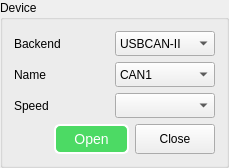
    <widget class="QGroupBox" name="groupBox_10">
     <property name="sizePolicy">
      <sizepolicy hsizetype="Preferred" vsizetype="Minimum">
       <horstretch>0</horstretch>
       <verstretch>0</verstretch>
      </sizepolicy>
     </property>
     <property name="minimumSize">
      <size>
       <width>0</width>
       <height>0</height>
      </size>
     </property>
     <property name="maximumSize">
      <size>
       <width>16777215</width>
       <height>169</height>
      </size>
     </property>
     <property name="title">
      <string>Device</string>
     </property>
     <layout class="QGridLayout" name="gridLayout_7">
      <item row="0" column="0">
       <layout class="QGridLayout" name="gridLayout_6">
        <item row="0" column="0">
         <widget class="QLabel" name="errorFilterLabel_2">
          <property name="text">
           <string>Backend</string>
          </property>
         </widget>
        </item>
        <item row="0" column="1">
         <widget class="QComboBox" name="backend_comB">
          <property name="minimumSize">
           <size>
            <width>100</width>
            <height>25</height>
           </size>
          </property>
          <property name="maximumSize">
           <size>
            <width>100</width>
            <height>25</height>
           </size>
          </property>
          <item>
           <property name="text">
            <string>USBCAN-II</string>
           </property>
          </item>
         </widget>
        </item>
        <item row="1" column="0">
         <widget class="QLabel" name="errorFilterLabel_3">
          <property name="text">
           <string>Name</string>
          </property>
         </widget>
        </item>
        <item row="2" column="0">
         <widget class="QLabel" name="speedLabel">
          <property name="text">
           <string>Speed</string>
          </property>
         </widget>
        </item>
        <item row="2" column="1">
         <widget class="QComboBox" name="speed_comB">
          <property name="minimumSize">
           <size>
            <width>100</width>
            <height>25</height>
           </size>
          </property>
          <property name="maximumSize">
           <size>
            <width>100</width>
            <height>25</height>
           </size>
          </property>
         </widget>
        </item>
        <item row="1" column="1">
         <widget class="QComboBox" name="backend_comB_2">
          <property name="minimumSize">
           <size>
            <width>100</width>
            <height>25</height>
           </size>
          </property>
          <property name="maximumSize">
           <size>
            <width>100</width>
            <height>25</height>
           </size>
          </property>
          <item>
           <property name="text">
            <string>CAN1</string>
           </property>
          </item>
          <item>
           <property name="text">
            <string>CAN2</string>
           </property>
          </item>
         </widget>
        </item>
       </layout>
      </item>
      <item row="1" column="0">
       <layout class="QHBoxLayout" name="horizontalLayout_2">
        <item>
         <spacer name="horizontalSpacer_7">
          <property name="orientation">
           <enum>Qt::Horizontal</enum>
          </property>
          <property name="sizeHint" stdset="0">
           <size>
            <width>40</width>
            <height>20</height>
           </size>
          </property>
         </spacer>
        </item>
        <item>
         <widget class="QPushButton" name="pushButton_Open">
          <property name="sizePolicy">
           <sizepolicy hsizetype="Minimum" vsizetype="Fixed">
            <horstretch>0</horstretch>
            <verstretch>0</verstretch>
           </sizepolicy>
          </property>
          <property name="minimumSize">
           <size>
            <width>75</width>
            <height>30</height>
           </size>
          </property>
          <property name="maximumSize">
           <size>
            <width>16777215</width>
            <height>30</height>
           </size>
          </property>
          <property name="styleSheet">
           <string notr="true">QPushButton{
    background-color: rgb(76, 218, 100);
	border-style: outset;
    border-width: 2px;
	border-radius: 6px;
    color: white;
	font-size: 14px;
}

QPushButton:hover{
    background-color: rgb(110, 230, 120);
}

QPushButton:pressed{
    background-color: rgb(50, 200, 80);
}

QPushButton:disabled{
    background-color: gray;
}</string>
          </property>
          <property name="text">
           <string>Open</string>
          </property>
         </widget>
        </item>
        <item>
         <widget class="QPushButton" name="pushButton_Close">
          <property name="sizePolicy">
           <sizepolicy hsizetype="Minimum" vsizetype="Fixed">
            <horstretch>0</horstretch>
            <verstretch>0</verstretch>
           </sizepolicy>
          </property>
          <property name="minimumSize">
           <size>
            <width>75</width>
            <height>30</height>
           </size>
          </property>
          <property name="maximumSize">
           <size>
            <width>16777215</width>
            <height>30</height>
           </size>
          </property>
          <property name="text">
           <string>Close</string>
          </property>
         </widget>
        </item>
       </layout>
      </item>
     </layout>
    </widget>
